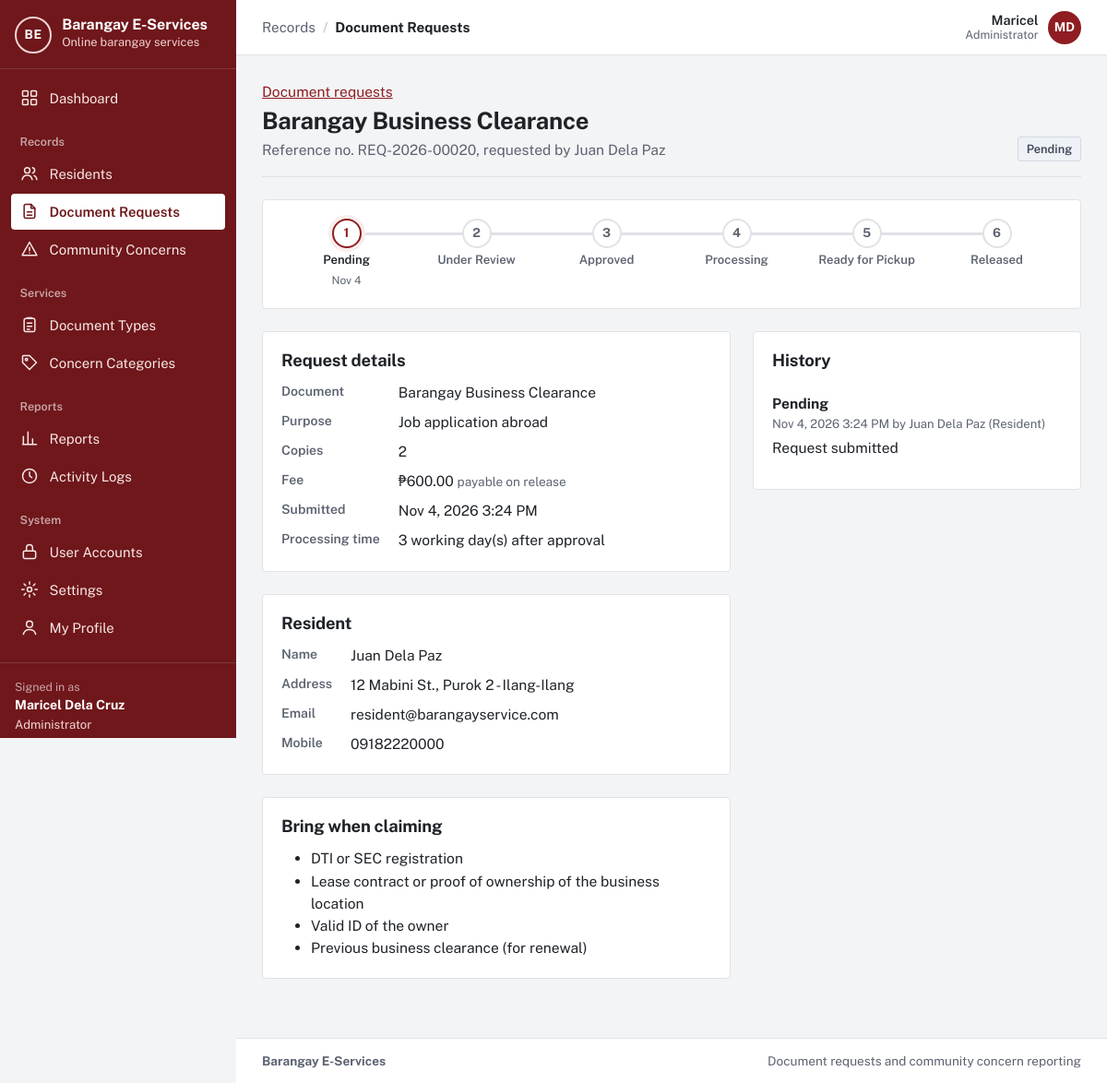
Page /request.php?id=20 (signed in) on the committed database.
### tables this page shows
CREATE TABLE `users` (
  `user_id` int(10) unsigned NOT NULL AUTO_INCREMENT,
  `role_id` tinyint(3) unsigned NOT NULL,
  `purok_id` smallint(5) unsigned DEFAULT NULL,
  `first_name` varchar(60) NOT NULL,
  `last_name` varchar(60) NOT NULL,
  `email` varchar(120) NOT NULL,
  `contact_no` varchar(13) DEFAULT NULL,
  `street_address` varchar(150) DEFAULT NULL,
  `password_hash` varchar(255) NOT NULL,
  `email_verified_at` datetime DEFAULT NULL,
  `is_active` tinyint(1) NOT NULL DEFAULT 1,
  `failed_logins` tinyint(3) unsigned NOT NULL DEFAULT 0,
  `locked_until` datetime DEFAULT NULL,
  `created_at` datetime NOT NULL DEFAULT current_timestamp(),
  `updated_at` datetime NOT NULL DEFAULT current_timestamp() ON UPDATE current_timestamp(),
  PRIMARY KEY (`user_id`),
  UNIQUE KEY `email` (`email`),
  KEY `fk_users_purok` (`purok_id`),
  KEY `idx_users_role` (`role_id`),
  CONSTRAINT `fk_users_purok` FOREIGN KEY (`purok_id`) REFERENCES `puroks` (`purok_id`) ON DELETE SET NULL,
  CONSTRAINT `fk_users_role` FOREIGN KEY (`role_id`) REFERENCES `roles` (`role_id`)
);

CREATE TABLE `roles` (
  `role_id` tinyint(3) unsigned NOT NULL,
  `role_key` varchar(20) NOT NULL,
  `role_name` varchar(50) NOT NULL,
  PRIMARY KEY (`role_id`),
  UNIQUE KEY `role_key` (`role_key`)
);

CREATE TABLE `document_requests` (
  `request_id` int(10) unsigned NOT NULL AUTO_INCREMENT,
  `reference_no` varchar(20) DEFAULT NULL,
  `resident_id` int(10) unsigned NOT NULL,
  `doc_type_id` smallint(5) unsigned NOT NULL,
  `purpose` varchar(255) NOT NULL,
  `copies` tinyint(3) unsigned NOT NULL DEFAULT 1,
  `fee_amount` decimal(8,2) NOT NULL,
  `status` enum('Pending','Under Review','Approved','Rejected','Processing','Ready for Pickup','Released','Cancelled') NOT NULL DEFAULT 'Pending',
  `remarks` varchar(500) DEFAULT NULL,
  `handled_by` int(10) unsigned DEFAULT NULL,
  `is_archived` tinyint(1) NOT NULL DEFAULT 0,
  `created_at` datetime NOT NULL DEFAULT current_timestamp(),
  `updated_at` datetime NOT NULL DEFAULT current_timestamp() ON UPDATE current_timestamp(),
  PRIMARY KEY (`request_id`),
  UNIQUE KEY `reference_no` (`reference_no`),
  KEY `fk_dr_resident` (`resident_id`),
  KEY `fk_dr_doctype` (`doc_type_id`),
  KEY `fk_dr_handler` (`handled_by`),
  KEY `idx_dr_status` (`status`),
  KEY `idx_dr_created` (`created_at`),
  CONSTRAINT `fk_dr_doctype` FOREIGN KEY (`doc_type_id`) REFERENCES `document_types` (`doc_type_id`),
  CONSTRAINT `fk_dr_handler` FOREIGN KEY (`handled_by`) REFERENCES `users` (`user_id`) ON DELETE SET NULL,
  CONSTRAINT `fk_dr_resident` FOREIGN KEY (`resident_id`) REFERENCES `users` (`user_id`),
  CONSTRAINT `chk_dr_copies` CHECK (`copies` between 1 and 5)
);

CREATE TABLE `document_types` (
  `doc_type_id` smallint(5) unsigned NOT NULL AUTO_INCREMENT,
  `name` varchar(100) NOT NULL,
  `description` varchar(500) NOT NULL,
  `fee` decimal(8,2) NOT NULL DEFAULT 0.00,
  `processing_days` tinyint(3) unsigned NOT NULL DEFAULT 1,
  `is_archived` tinyint(1) NOT NULL DEFAULT 0,
  `created_at` datetime NOT NULL DEFAULT current_timestamp(),
  `updated_at` datetime NOT NULL DEFAULT current_timestamp() ON UPDATE current_timestamp(),
  PRIMARY KEY (`doc_type_id`),
  UNIQUE KEY `name` (`name`),
  CONSTRAINT `chk_dt_fee` CHECK (`fee` >= 0),
  CONSTRAINT `chk_dt_days` CHECK (`processing_days` between 1 and 30)
);

CREATE TABLE `puroks` (
  `purok_id` smallint(5) unsigned NOT NULL AUTO_INCREMENT,
  `purok_name` varchar(60) NOT NULL,
  PRIMARY KEY (`purok_id`),
  UNIQUE KEY `purok_name` (`purok_name`)
);

CREATE TABLE `document_requirements` (
  `requirement_id` int(10) unsigned NOT NULL AUTO_INCREMENT,
  `doc_type_id` smallint(5) unsigned NOT NULL,
  `requirement_text` varchar(200) NOT NULL,
  `sort_order` tinyint(3) unsigned NOT NULL DEFAULT 1,
  PRIMARY KEY (`requirement_id`),
  KEY `fk_req_doctype` (`doc_type_id`),
  CONSTRAINT `fk_req_doctype` FOREIGN KEY (`doc_type_id`) REFERENCES `document_types` (`doc_type_id`) ON DELETE CASCADE
);

CREATE TABLE `request_status_history` (
  `history_id` int(10) unsigned NOT NULL AUTO_INCREMENT,
  `request_id` int(10) unsigned NOT NULL,
  `from_status` varchar(20) DEFAULT NULL,
  `to_status` varchar(20) NOT NULL,
  `remarks` varchar(500) DEFAULT NULL,
  `changed_by` int(10) unsigned NOT NULL,
  `changed_at` datetime NOT NULL DEFAULT current_timestamp(),
  PRIMARY KEY (`history_id`),
  KEY `fk_rsh_request` (`request_id`),
  KEY `fk_rsh_user` (`changed_by`),
  CONSTRAINT `fk_rsh_request` FOREIGN KEY (`request_id`) REFERENCES `document_requests` (`request_id`) ON DELETE CASCADE,
  CONSTRAINT `fk_rsh_user` FOREIGN KEY (`changed_by`) REFERENCES `users` (`user_id`)
);

### request.php (the view, shortened to what the rows shown need)
<?php
require __DIR__ . '/app/bootstrap.php';
$user = require_role(ROLE_RESIDENT, ROLE_STAFF, ROLE_ADMIN);
$id = (int) query_param('id');
$r = db_one(
    'SELECT dr.*, dt.name AS doc_name, dt.processing_days,
            u.first_name, u.last_name, u.email, u.contact_no, u.street_address, p.purok_name,
            h.first_name AS h_first_name, h.last_name AS h_last_name
       FROM document_requests dr
       JOIN document_types dt ON dt.doc_type_id = dr.doc_type_id
       JOIN users u ON u.user_id = dr.resident_id
       LEFT JOIN puroks p ON p.purok_id = u.purok_id
       LEFT JOIN users h ON h.user_id = dr.handled_by
      WHERE dr.request_id = ?',
    [$id]
);
$history = db_all(
    'SELECT h.*, u.first_name, u.last_name, r.role_name
       FROM request_status_history h JOIN users u ON u.user_id = h.changed_by JOIN roles r ON r.role_id = u.role_id
      WHERE h.request_id = ? ORDER BY h.changed_at, h.history_id',
    [$id]
);
$requirements = db_all('SELECT requirement_text FROM document_requirements WHERE doc_type_id = ? ORDER BY sort_order', [(int) $r['doc_type_id']]);
$activeNav = 'requests';
require APP_ROOT . '/app/views/header.php';
?>
<div class="page-head">
  <div>
    <p class="mb-1"><a href="<?= e(url('requests.php')) ?>">Document requests</a></p>
    <h1><?= e($r['doc_name']) ?></h1>
    <p>Reference no. <?= e($r['reference_no']) ?><?= $user['role_key'] !== ROLE_RESIDENT ? ', requested by ' . e(full_name($r)) : '' ?></p>
  </div>
  <div class="page-actions">
    <?= status_badge($r['status']) ?>
  </div>
</div>
<div class="row g-4">
  <div class="col-lg-7">
    <section class="panel">
      <h2>Request details</h2>
      <dl class="details">
        <dt>Document</dt><dd><?= e($r['doc_name']) ?></dd>
        <dt>Purpose</dt><dd><?= e($r['purpose']) ?></dd>
        <dt>Copies</dt><dd><?= (int) $r['copies'] ?></dd>
        <dt>Fee</dt><dd><?= e(peso($r['fee_amount'])) ?> <span class="text-muted small">payable on release</span></dd>
        <dt>Submitted</dt><dd><?= e(format_datetime($r['created_at'])) ?></dd>
        <dt>Processing time</dt><dd><?= (int) $r['processing_days'] ?> working day(s) after approval</dd>
      </dl>
    </section>
    <?php if ($user['role_key'] !== ROLE_RESIDENT): ?>
    <section class="panel">
      <h2>Resident</h2>
      <dl class="details">
        <dt>Name</dt><dd><?= e(full_name($r)) ?></dd>
        <dt>Address</dt><dd><?= e(trim(($r['street_address'] ?? '') . ', ' . ($r['purok_name'] ?? ''), ', ')) ?></dd>
        <dt>Email</dt><dd><?= e($r['email']) ?></dd>
        <dt>Mobile</dt><dd><?= e($r['contact_no']) ?></dd>
      </dl>
    </section>
    <?php endif; ?>
    <section class="panel">
      <h2>Bring when claiming</h2>
      <ul class="mb-0">
        <?php foreach ($requirements as $req): ?><li><?= e($req['requirement_text']) ?></li><?php endforeach; ?>
      </ul>
    </section>
  </div>
  <div class="col-lg-5">
    <section class="panel">
      <h2>History</h2>
      <ol class="history">
        <?php foreach (array_reverse($history) as $h): ?>
          <li>
            <div><?= $h['from_status'] ? e($h['from_status']) . ' → ' : '' ?><strong><?= e($h['to_status']) ?></strong></div>
            <div class="history-meta"><?= e(format_datetime($h['changed_at'])) ?> by <?= e(full_name($h)) ?> (<?= e($h['role_name']) ?>)</div>
            <?php if ($h['remarks']): ?><p class="history-note"><?= e($h['remarks']) ?></p><?php endif; ?>
          </li>
        <?php endforeach; ?>
      </ol>
    </section>
  </div>
</div>
<?php require APP_ROOT . '/app/views/footer.php'; ?>

### app/views/header.php (shortened to what the rows shown need)
<?php
$user = current_user();
$role = $user['role_key'] ?? null;
$verified = $user && is_verified($user);
$activeNav = $activeNav ?? '';
$appLayout = $user && $verified;
$groups = [];
if ($appLayout && $role === ROLE_ADMIN) {
    $groups = [
        '' => ['dashboard' => ['admin/dashboard.php', 'Dashboard', 'dashboard']],
        'Records' => [
            'residents' => ['residents.php', 'Residents', 'residents'],
            'requests'  => ['requests.php', 'Document Requests', 'document'],
            'concerns'  => ['concerns.php', 'Community Concerns', 'concern'],
        ],
        'Services' => [
            'doctypes'   => ['admin/document-types.php', 'Document Types', 'services'],
            'categories' => ['admin/categories.php', 'Concern Categories', 'category'],
        ],
        'Reports' => [
            'reports' => ['reports.php', 'Reports', 'reports'],
            'logs'    => ['admin/logs.php', 'Activity Logs', 'logs'],
        ],
        'System' => [
            'users'    => ['admin/users.php', 'User Accounts', 'accounts'],
            'settings' => ['admin/settings.php', 'Settings', 'settings'],
            'profile'  => ['profile.php', 'My Profile', 'profile'],
        ],
    ];
}
$crumbGroup = '';
$crumbItem = $pageTitle ?? '';
foreach ($groups as $label => $items) {
    if (isset($items[$activeNav])) {
        $crumbGroup = $label;
        $crumbItem = $items[$activeNav][1];
    }
}
?><!doctype html>
<html lang="en">
<head>
  <link rel="stylesheet" href="<?= e(asset('vendor/bootstrap/bootstrap.min.css')) ?>">
  <link rel="stylesheet" href="<?= e(asset('css/app.css')) ?>">
</head>
<body class="<?= $appLayout ? 'app-body' : 'public-body' ?>">
<?php if ($appLayout): ?>
<div class="app-shell">
  <aside class="sidebar offcanvas-lg offcanvas-start" id="sidebar" tabindex="-1" aria-label="Main navigation">
    <div class="sidebar-brand">
      <a class="brand" href="<?= e(url(home_path_for_role($role))) ?>">
        <?= render_app_mark() ?>
        <span class="brand-text">
          <span class="brand-name"><?= e(app_name()) ?></span>
          <span class="brand-sub">Online barangay services</span>
        </span>
      </a>
    </div>
    <nav class="sidebar-nav">
      <?php foreach ($groups as $label => $items): ?>
        <?php if ($label !== ''): ?><div class="sidebar-heading"><?= e($label) ?></div><?php endif; ?>
        <ul class="sidebar-list">
          <?php foreach ($items as $key => [$path, $itemLabel, $iconName]): ?>
            <li>
              <a class="sidebar-link<?= $key === $activeNav ? ' active' : '' ?>" <?= $key === $activeNav ? 'aria-current="page"' : '' ?> href="<?= e(url($path)) ?>">
                <?= icon($iconName) ?><span><?= e($itemLabel) ?></span>
              </a>
            </li>
          <?php endforeach; ?>
        </ul>
      <?php endforeach; ?>
    </nav>
    <div class="sidebar-user">
      <div class="sidebar-user-label">Signed in as</div>
      <div class="sidebar-user-name"><?= e(full_name($user)) ?></div>
      <div class="sidebar-user-role"><?= e($user['role_name']) ?></div>
      <form method="post" action="<?= e(url('auth/logout.php')) ?>">
      </form>
    </div>
  </aside>
  <div class="app-main">
    <header class="topbar">
      <nav class="topbar-crumb" aria-label="You are here">
        <?php if ($crumbGroup !== ''): ?><span class="crumb-group"><?= e($crumbGroup) ?></span><span class="crumb-sep" aria-hidden="true">/</span><?php endif; ?>
        <span class="crumb-item"><?= e($crumbItem) ?></span>
      </nav>
      <div class="topbar-user">
        <span class="topbar-user-text"><span class="topbar-user-name"><?= e($user['first_name']) ?></span><span class="topbar-user-role"><?= e($user['role_name']) ?></span></span>
        <a class="avatar" href="<?= e(url('profile.php')) ?>" title="My profile" aria-label="My profile"><?= e(mb_strtoupper(mb_substr($user['first_name'], 0, 1) . mb_substr($user['last_name'], 0, 1))) ?></a>
      </div>
    </header>
    <main id="main" class="page">
<?php endif; ?>

### app/lib/workflow.php (shortened to what the rows shown need)
<?php
function status_badge(string $status): string
{
    $tone = match ($status) {
        'Pending', 'Submitted'                    => 'waiting',
        'Under Review', 'Assigned'                => 'review',
        'Approved', 'Processing', 'In Progress'   => 'active',
        'Ready for Pickup', 'Resolved'            => 'ready',
        'Released', 'Closed'                      => 'done',
        'Rejected'                                => 'stopped',
        'Cancelled', 'Withdrawn'                  => 'muted',
        default                                   => 'muted',
    };
    return '<span class="status status-' . $tone . '">' . e($status) . '</span>';
}

### rows in the picture
users: full_name($user) "Maricel Dela Cruz", role.role_name "Administrator", first_name "Maricel", first_name+last_name "MD"
document_requests: doc_type.name "Barangay Business Clearance", reference_no "REQ-2026-00020", resident.last_name "Juan Dela Paz", status "Pending", purpose "Job application abroad", copies "2", fee_amount "₱600.00", created_at "Nov 4, 2026 3:24 PM", doc_type.processing_days "3", resident.purok_name "12 Mabini St., Purok 2 - Ilang-Ilang", resident.email "resident@barangayservice.com", resident.contact_no "09182220000"
document_requirements: requirement_text "DTI or SEC registration"
document_requirements: requirement_text "Lease contract or proof of ownership of the business location"
document_requirements: requirement_text "Valid ID of the owner"
document_requirements: requirement_text "Previous business clearance (for renewal)"
request_status_history: to_status "Pending", changed_at "Nov 4, 2026 3:24 PM", changed_by.last_name "Juan Dela Paz", roles.role_name "Resident", remarks "Request submitted"

### other values in the picture
app_name() "Barangay E-Services"
$itemLabel "Dashboard"
$label "Records"
$itemLabel "Residents"
$itemLabel "Document Requests"
$itemLabel "Community Concerns"
$label "Services"
$itemLabel "Document Types"
$itemLabel "Concern Categories"
$label "Reports"
$itemLabel "Reports"
$itemLabel "Activity Logs"
$label "System"
$itemLabel "User Accounts"
$itemLabel "Settings"
